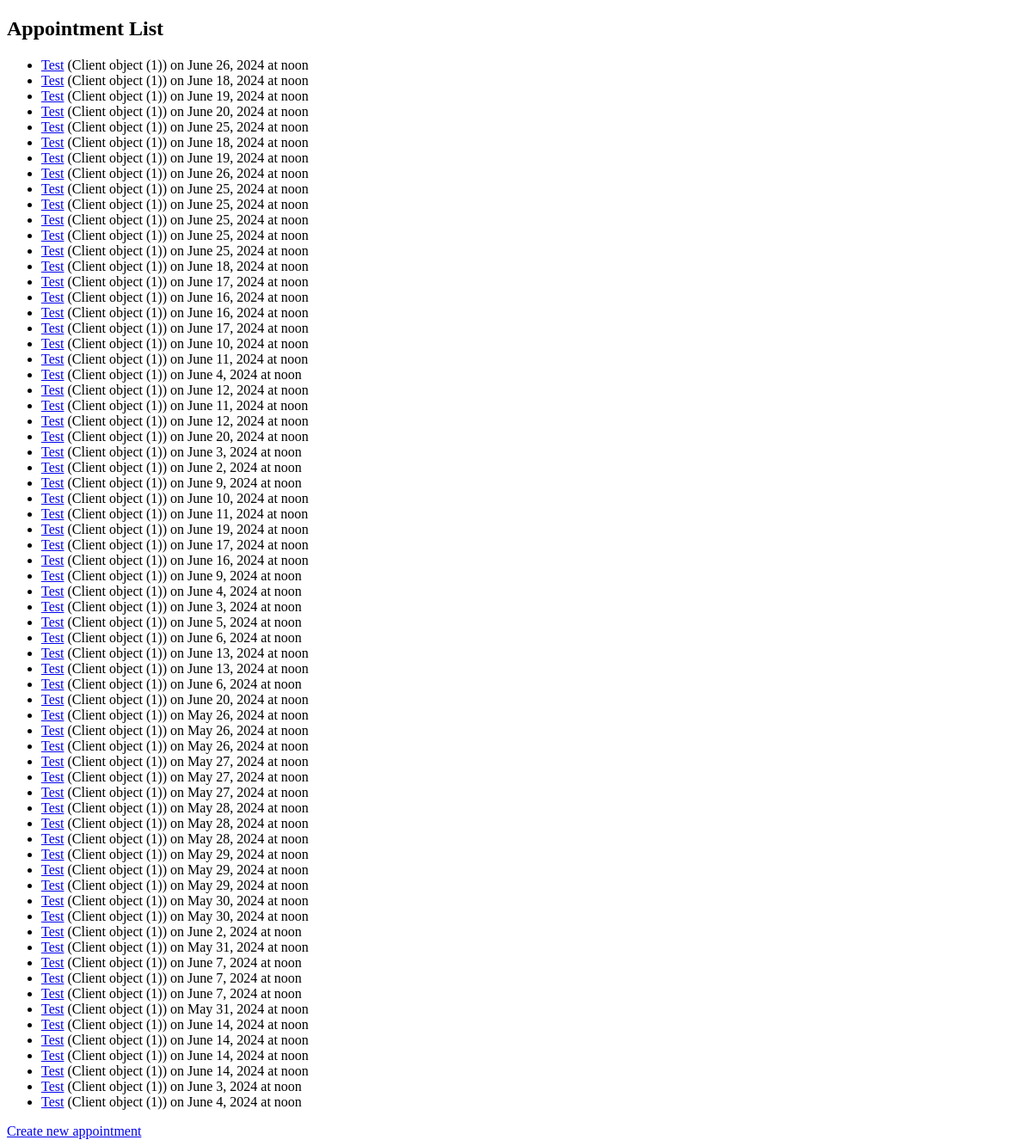
Page /journals/appointments/ (signed in) on the earlier database version.
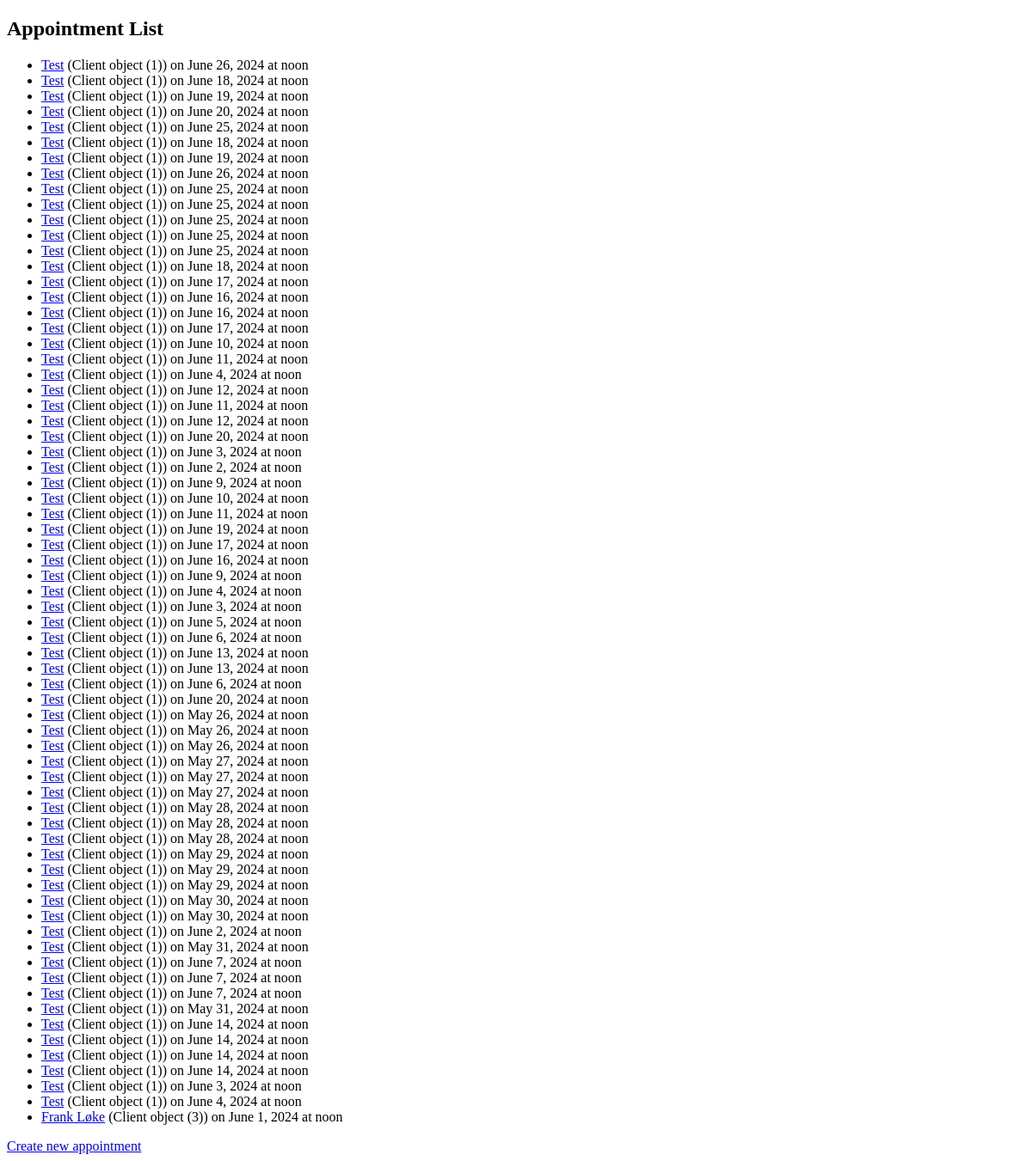
Same page on the later database version.
### journals/models.py (models this page shows, shortened)
class Appointment(models.Model):
    title = models.CharField(max_length=200)
    psychologist = models.ForeignKey(User, on_delete=models.CASCADE)
    client = models.ForeignKey(Client, on_delete=models.CASCADE)
    service = models.ForeignKey(Service, on_delete=models.CASCADE)
    date = models.DateField()
    time = models.TimeField()
    created_at = models.DateTimeField(auto_now_add=True)
    journal_entry = models.OneToOneField(Journal, on_delete=models.SET_NULL, null=True, blank=True)

class Client(models.Model):
    name = models.CharField(max_length=100)
    email = models.EmailField()
    psychologist = models.ForeignKey(User, on_delete=models.CASCADE)

### journals/views.py (the view)
# urls.py: path('appointments/', views.appointment_list, name='appointment_list'),
@login_required
def appointment_list(request):
    appointments = Appointment.objects.filter(psychologist=request.user)
    return render(request, 'journals/appointment_list.html', {'appointments': appointments})

### journals/templates/journals/appointment_list.html (shortened to what this page needs)
{% load static %}
<!DOCTYPE html>
<html>
<head>
</head>
<body>
    <h2>Appointment List</h2>
    <ul>
        {% for appointment in appointments %}
            <li><a href="{% url 'appointment_detail' appointment.pk %}">{{ appointment.title }}</a> ({{ appointment.client }}) on {{ appointment.date }} at {{ appointment.time }}</li>
        {% endfor %}
    </ul>
    <a href="{% url 'appointment_create' %}">Create new appointment</a>
</body>
</html>

Differences in the rows shown:
added Appointment: title "Frank Løke", client "Client object (3)", date "June 1, 2024", time "noon"
